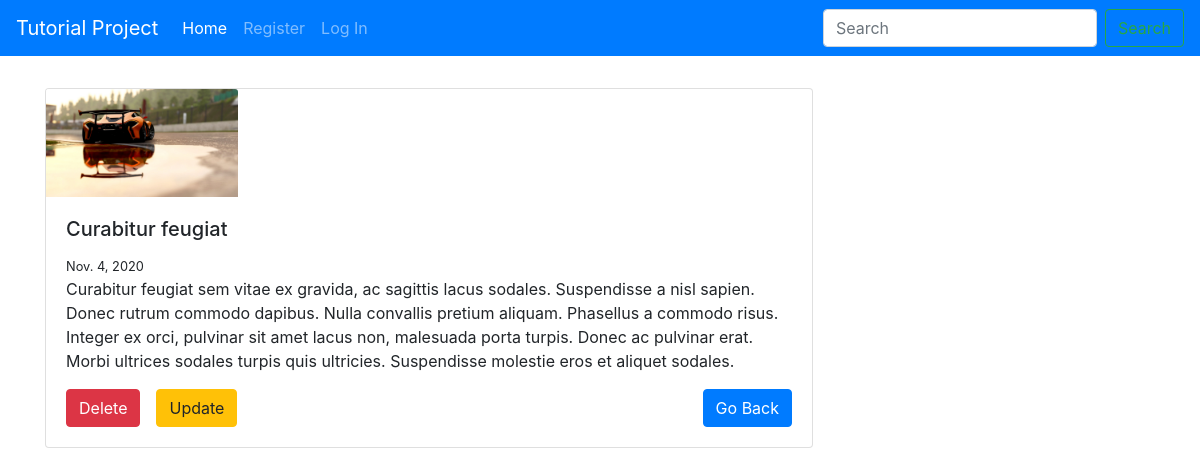
The app's page /detail/5 with its own data.
### posts/models.py (models this page shows, shortened)
class Post(models.Model):
    title = models.CharField(max_length=50)
    content = models.TextField()
    date = models.DateField(auto_now_add=True)
    image = models.ImageField(null=True, blank=True, upload_to='images')

### posts/views.py (the view)
# urls.py: path('detail/<int:pk>', detail_view, name='detail'),
def detail_view(request, pk):
    post = get_object_or_404(Post, pk=pk)
    context = {
        'post': post,
    }
    return render(request, 'posts/detail.html', context)

### templates/posts/detail.html
{% extends 'posts/base.html' %}
{% block body %}
    <div class="container pb-3 pt-3">
        <div class="card mb-3" style="width: 48rem;">
            <img src="{{ post.image.url }}" alt=""
                 style="width:192px;height:108px"
                 class="card-img-top">
            <div class="card-body">
                <h5 class="card-title">{{ post.title }}</h5>
                <small>{{ post.date }}</small>
                <p class="card-text">{{ post.content }}</p>
                <a href="{% url 'index' %}" class="btn btn-primary float-right">
                    Go Back
                </a>
                <a href="{% url 'delete' post.id %}"
                   class="btn btn-danger float-left"
                   onclick="return confirm('are you sure you want to delete?')">
                    Delete
                </a>
                 <a href="{% url 'update' post.id %}"
                   class="btn btn-warning float-left ml-3">
                    Update
                </a>
            </div>
        </div>
    </div>
{% endblock %}

### templates/posts/base.html (shortened to what this page needs)
<!DOCTYPE html>
<html lang="en">
<head>
    <link rel="stylesheet"
          href="https://cdn.jsdelivr.net/npm/bootstrap@4.5.3/dist/css/bootstrap.min.css"
>
</head>
<body style="overflow-x: hidden;">
<nav class="navbar navbar-expand-lg navbar-dark bg-primary mb-3">
    <a class="navbar-brand" href="#">Tutorial Project</a>
    <div class="collapse navbar-collapse" id="navbarSupportedContent">
        <ul class="navbar-nav mr-auto">
            <li class="nav-item active">
                <a class="nav-link" href="{% url 'index' %}">Home </a>
            </li>
            {% if user.is_authenticated %}
                <li class="nav-item dropdown">
                    <a class="nav-link dropdown-toggle" href="#"
                       id="navbarDropdown"
                       role="button" data-toggle="dropdown" aria-haspopup="true"
                       aria-expanded="false">
                        {{ user.username }}
                    </a>
                    <div class="dropdown-menu" aria-labelledby="navbarDropdown">
                        <a class="dropdown-item" href="{% url 'create' %}">
                            Add Post
                        </a>
                        <a class="dropdown-item" href="{% url 'logout' %}">
                            Logout
                        </a>
                    </div>
                </li>
            {% else %}
                <li class="nav-item">
                    <a class="nav-link" href="{% url 'register' %}">
                        Register
                    </a>
                </li>
                <li class="nav-item">
                    <a class="nav-link" href="{% url 'login' %}">
                        Log In
                    </a>
                </li>
            {% endif %}
        </ul>
        <form class="form-inline my-2 my-lg-0" method="get">
            <input class="form-control mr-sm-2" type="search"
                   name="search_bar"
                   placeholder="Search" aria-label="Search">
            <button class="btn btn-outline-success my-2 my-sm-0" type="submit">
            </button>
        </form>
    </div>
</nav>
{% block body %}
{% endblock %}
</body>
</html>

### records on screen
Post: image (picture), title "Curabitur feugiat", date "Nov. 4, 2020", content "Curabitur feugiat sem vitae ex gravida, ac sagittis lacus sodales. Suspendisse a nisl sapien. Donec rutrum commodo dapibus. Nulla convallis pretium aliquam. Phasellus a commodo risus. Integer ex orci, pulvinar sit amet lacus non, malesuada porta turpis. Donec ac pulvinar erat. Morbi ultrices sodales turpis quis ultricies. Suspendisse molestie eros et aliquet sodales."
